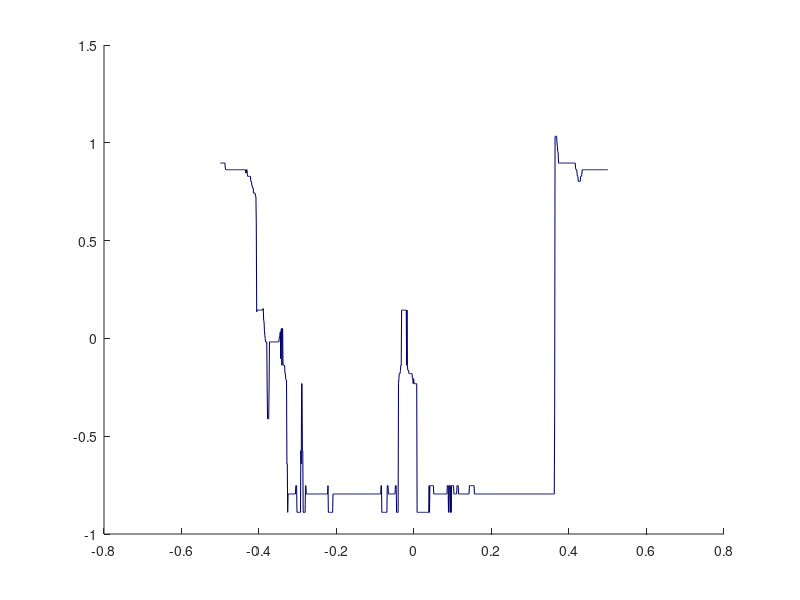

MATLAB code for this plot: (Note: this script raises an error after producing the figure.)
% script to plot MLS polynomials as degree and eta varies

load('tycho.mat')

deg = [1,3,10];
eta = [1e-2,1e-3,1e-4];

% loop through degree values
for i = 1:3
    figure()
    hold on
    plot(x, h, 'color', [0 0 0.4], 'linewidth',0.75)
    plot(x, MLSpoly(deg(i),eta(1),1e-6), 'color', [1 0 0])
    hold off

    xlabel('x - sample points')
    ylabel('h - crater height')
    title(['plot of actual height and MLS polynomial of degree ' num2str(deg(i)) ', eta = 10^-3'])
    print(['plot_of_x_against_height_and_MLS_degree' num2str(deg(i)) 'eta=10^-3'],'-dpng');
end

% loop through eta values
for i = 1:3
    figure()
    hold on
    plot(x, h, 'color', [0 0 0.4], 'linewidth',0.75)
    plot(x, MLSpoly(deg(2),eta(i),1e-6), 'color', [1 0 0])
    hold off

    xlabel('x - sample points')
    ylabel('h - crater height')
    title(['plot of actual height and MLS polynomial of degree 3, eta = 10^-' num2str(i+1)])
    print(['plot_of_x_against_height_and_MLS_polynomial_of_degree_3_eta=10^-' num2str(i+1)],'-dpng');
end
